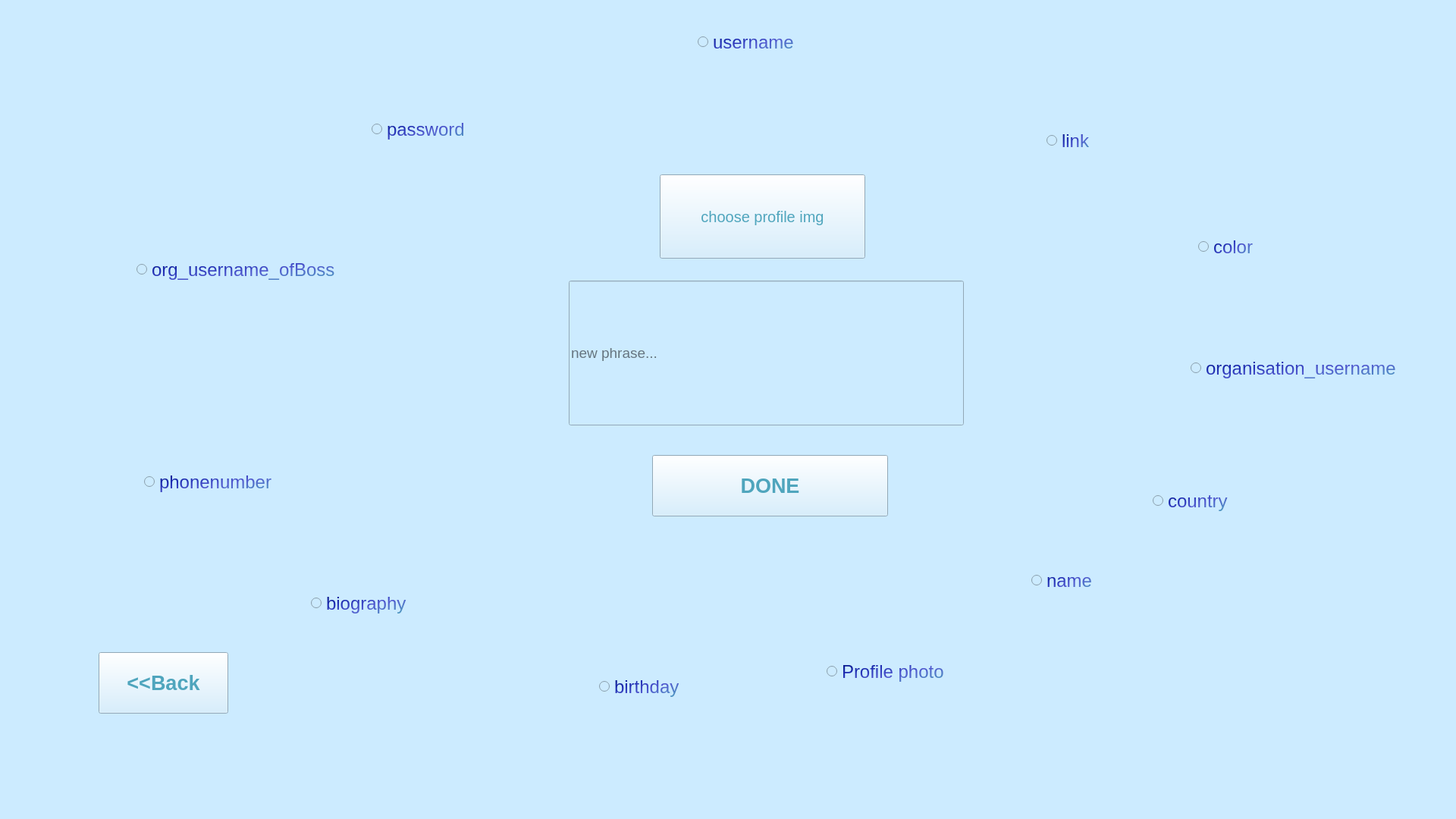
<?xml version="1.0" encoding="UTF-8"?>
<ui version="4.0">
 <class>profile</class>
 <widget class="QWidget" name="profile">
  <property name="geometry">
   <rect>
    <x>0</x>
    <y>0</y>
    <width>1920</width>
    <height>1080</height>
   </rect>
  </property>
  <property name="windowTitle">
   <string>profile</string>
  </property>
  <property name="styleSheet">
   <string notr="true">background-color:
rgb(204, 235, 255)</string>
  </property>
  <widget class="QRadioButton" name="radioButton">
   <property name="geometry">
    <rect>
     <x>1520</x>
     <y>620</y>
     <width>251</width>
     <height>81</height>
    </rect>
   </property>
   <property name="font">
    <font>
     <pointsize>18</pointsize>
    </font>
   </property>
   <property name="styleSheet">
    <string notr="true">color:qlineargradient(spread:pad, x1:0, y1:0, x2:1, y2:1, stop:0 rgba(0, 19, 124, 255), stop:0.295775 rgba(29, 44, 177, 255), stop:0.591549 rgba(80, 89, 207, 255), stop:1 rgba(79, 165, 189, 255))</string>
   </property>
   <property name="text">
    <string>country</string>
   </property>
  </widget>
  <widget class="QRadioButton" name="radioButton_2">
   <property name="geometry">
    <rect>
     <x>180</x>
     <y>320</y>
     <width>331</width>
     <height>71</height>
    </rect>
   </property>
   <property name="font">
    <font>
     <pointsize>18</pointsize>
    </font>
   </property>
   <property name="styleSheet">
    <string notr="true">color:qlineargradient(spread:pad, x1:0, y1:0, x2:1, y2:1, stop:0 rgba(0, 19, 124, 255), stop:0.295775 rgba(29, 44, 177, 255), stop:0.591549 rgba(80, 89, 207, 255), stop:1 rgba(79, 165, 189, 255))</string>
   </property>
   <property name="text">
    <string>org_username_ofBoss</string>
   </property>
  </widget>
  <widget class="QRadioButton" name="radioButton_3">
   <property name="geometry">
    <rect>
     <x>920</x>
     <y>20</y>
     <width>251</width>
     <height>71</height>
    </rect>
   </property>
   <property name="font">
    <font>
     <pointsize>18</pointsize>
    </font>
   </property>
   <property name="styleSheet">
    <string notr="true">color:qlineargradient(spread:pad, x1:0, y1:0, x2:1, y2:1, stop:0 rgba(0, 19, 124, 255), stop:0.295775 rgba(29, 44, 177, 255), stop:0.591549 rgba(80, 89, 207, 255), stop:1 rgba(79, 165, 189, 255))
</string>
   </property>
   <property name="text">
    <string>username</string>
   </property>
  </widget>
  <widget class="QRadioButton" name="radioButton_4">
   <property name="geometry">
    <rect>
     <x>490</x>
     <y>140</y>
     <width>271</width>
     <height>61</height>
    </rect>
   </property>
   <property name="font">
    <font>
     <pointsize>18</pointsize>
    </font>
   </property>
   <property name="styleSheet">
    <string notr="true">color:qlineargradient(spread:pad, x1:0, y1:0, x2:1, y2:1, stop:0 rgba(0, 19, 124, 255), stop:0.295775 rgba(29, 44, 177, 255), stop:0.591549 rgba(80, 89, 207, 255), stop:1 rgba(79, 165, 189, 255))</string>
   </property>
   <property name="text">
    <string>password</string>
   </property>
  </widget>
  <widget class="QPushButton" name="pushButton">
   <property name="geometry">
    <rect>
     <x>860</x>
     <y>600</y>
     <width>311</width>
     <height>81</height>
    </rect>
   </property>
   <property name="font">
    <font>
     <pointsize>20</pointsize>
     <bold>true</bold>
    </font>
   </property>
   <property name="autoFillBackground">
    <bool>false</bool>
   </property>
   <property name="styleSheet">
    <string notr="true">color : 
qlineargradient(spread:pad, x1:0, y1:0, x2:1, y2:1, stop:0 rgba(0, 19, 124, 255), stop:0.295775 rgba(29, 44, 177, 255), stop:0.591549 rgba(80, 89, 207, 255), stop:1 rgba(79, 165, 189, 255))</string>
   </property>
   <property name="text">
    <string>DONE</string>
   </property>
  </widget>
  <widget class="QLineEdit" name="lineEdit">
   <property name="geometry">
    <rect>
     <x>750</x>
     <y>370</y>
     <width>521</width>
     <height>191</height>
    </rect>
   </property>
   <property name="font">
    <font>
     <pointsize>14</pointsize>
    </font>
   </property>
   <property name="placeholderText">
    <string>new phrase...</string>
   </property>
  </widget>
  <widget class="QRadioButton" name="radioButton_5">
   <property name="geometry">
    <rect>
     <x>190</x>
     <y>600</y>
     <width>261</width>
     <height>71</height>
    </rect>
   </property>
   <property name="font">
    <font>
     <pointsize>18</pointsize>
    </font>
   </property>
   <property name="styleSheet">
    <string notr="true">color:qlineargradient(spread:pad, x1:0, y1:0, x2:1, y2:1, stop:0 rgba(0, 19, 124, 255), stop:0.295775 rgba(29, 44, 177, 255), stop:0.591549 rgba(80, 89, 207, 255), stop:1 rgba(79, 165, 189, 255))</string>
   </property>
   <property name="text">
    <string>phonenumber</string>
   </property>
  </widget>
  <widget class="QRadioButton" name="radioButton_6">
   <property name="geometry">
    <rect>
     <x>410</x>
     <y>760</y>
     <width>261</width>
     <height>71</height>
    </rect>
   </property>
   <property name="font">
    <font>
     <pointsize>18</pointsize>
    </font>
   </property>
   <property name="styleSheet">
    <string notr="true">color:qlineargradient(spread:pad, x1:0, y1:0, x2:1, y2:1, stop:0 rgba(0, 19, 124, 255), stop:0.295775 rgba(29, 44, 177, 255), stop:0.591549 rgba(80, 89, 207, 255), stop:1 rgba(79, 165, 189, 255))</string>
   </property>
   <property name="text">
    <string>biography</string>
   </property>
  </widget>
  <widget class="QRadioButton" name="radioButton_7">
   <property name="geometry">
    <rect>
     <x>790</x>
     <y>870</y>
     <width>261</width>
     <height>71</height>
    </rect>
   </property>
   <property name="font">
    <font>
     <pointsize>18</pointsize>
    </font>
   </property>
   <property name="styleSheet">
    <string notr="true">color:qlineargradient(spread:pad, x1:0, y1:0, x2:1, y2:1, stop:0 rgba(0, 19, 124, 255), stop:0.295775 rgba(29, 44, 177, 255), stop:0.591549 rgba(80, 89, 207, 255), stop:1 rgba(79, 165, 189, 255))</string>
   </property>
   <property name="text">
    <string>birthday</string>
   </property>
  </widget>
  <widget class="QRadioButton" name="radioButton_8">
   <property name="geometry">
    <rect>
     <x>1580</x>
     <y>290</y>
     <width>261</width>
     <height>71</height>
    </rect>
   </property>
   <property name="font">
    <font>
     <pointsize>18</pointsize>
    </font>
   </property>
   <property name="styleSheet">
    <string notr="true">color:qlineargradient(spread:pad, x1:0, y1:0, x2:1, y2:1, stop:0 rgba(0, 19, 124, 255), stop:0.295775 rgba(29, 44, 177, 255), stop:0.591549 rgba(80, 89, 207, 255), stop:1 rgba(79, 165, 189, 255))</string>
   </property>
   <property name="text">
    <string>color</string>
   </property>
  </widget>
  <widget class="QRadioButton" name="radioButton_9">
   <property name="geometry">
    <rect>
     <x>1360</x>
     <y>730</y>
     <width>261</width>
     <height>71</height>
    </rect>
   </property>
   <property name="font">
    <font>
     <pointsize>18</pointsize>
    </font>
   </property>
   <property name="styleSheet">
    <string notr="true">color:qlineargradient(spread:pad, x1:0, y1:0, x2:1, y2:1, stop:0 rgba(0, 19, 124, 255), stop:0.295775 rgba(29, 44, 177, 255), stop:0.591549 rgba(80, 89, 207, 255), stop:1 rgba(79, 165, 189, 255))</string>
   </property>
   <property name="text">
    <string>name</string>
   </property>
  </widget>
  <widget class="QRadioButton" name="radioButton_10">
   <property name="geometry">
    <rect>
     <x>1380</x>
     <y>150</y>
     <width>261</width>
     <height>71</height>
    </rect>
   </property>
   <property name="font">
    <font>
     <pointsize>18</pointsize>
    </font>
   </property>
   <property name="styleSheet">
    <string notr="true">color:qlineargradient(spread:pad, x1:0, y1:0, x2:1, y2:1, stop:0 rgba(0, 19, 124, 255), stop:0.295775 rgba(29, 44, 177, 255), stop:0.591549 rgba(80, 89, 207, 255), stop:1 rgba(79, 165, 189, 255))</string>
   </property>
   <property name="text">
    <string>link</string>
   </property>
  </widget>
  <widget class="QPushButton" name="pushButton_2">
   <property name="geometry">
    <rect>
     <x>870</x>
     <y>230</y>
     <width>271</width>
     <height>111</height>
    </rect>
   </property>
   <property name="font">
    <font>
     <pointsize>15</pointsize>
    </font>
   </property>
   <property name="styleSheet">
    <string notr="true">color:qlineargradient(spread:pad, x1:0, y1:0, x2:1, y2:1, stop:0 rgba(0, 19, 124, 255), stop:0.295775 rgba(29, 44, 177, 255), stop:0.591549 rgba(80, 89, 207, 255), stop:1 rgba(79, 165, 189, 255))</string>
   </property>
   <property name="text">
    <string>choose profile img</string>
   </property>
  </widget>
  <widget class="QRadioButton" name="radioButton_11">
   <property name="geometry">
    <rect>
     <x>1090</x>
     <y>850</y>
     <width>251</width>
     <height>71</height>
    </rect>
   </property>
   <property name="font">
    <font>
     <pointsize>18</pointsize>
    </font>
   </property>
   <property name="styleSheet">
    <string notr="true">color:qlineargradient(spread:pad, x1:0, y1:0, x2:1, y2:1, stop:0 rgba(0, 19, 124, 255), stop:0.295775 rgba(29, 44, 177, 255), stop:0.591549 rgba(80, 89, 207, 255), stop:1 rgba(79, 165, 189, 255))
</string>
   </property>
   <property name="text">
    <string>Profile photo</string>
   </property>
  </widget>
  <widget class="QPushButton" name="pushButton_3">
   <property name="geometry">
    <rect>
     <x>130</x>
     <y>860</y>
     <width>171</width>
     <height>81</height>
    </rect>
   </property>
   <property name="font">
    <font>
     <pointsize>20</pointsize>
     <bold>true</bold>
    </font>
   </property>
   <property name="styleSheet">
    <string notr="true">color:qlineargradient(spread:pad, x1:0, y1:0, x2:1, y2:1, stop:0 rgba(0, 19, 124, 255), stop:0.295775 rgba(29, 44, 177, 255), stop:0.591549 rgba(80, 89, 207, 255), stop:1 rgba(79, 165, 189, 255))</string>
   </property>
   <property name="text">
    <string>&lt;&lt;Back</string>
   </property>
  </widget>
  <widget class="QRadioButton" name="radioButton_12">
   <property name="geometry">
    <rect>
     <x>1570</x>
     <y>450</y>
     <width>331</width>
     <height>71</height>
    </rect>
   </property>
   <property name="font">
    <font>
     <pointsize>18</pointsize>
    </font>
   </property>
   <property name="styleSheet">
    <string notr="true">color:qlineargradient(spread:pad, x1:0, y1:0, x2:1, y2:1, stop:0 rgba(0, 19, 124, 255), stop:0.295775 rgba(29, 44, 177, 255), stop:0.591549 rgba(80, 89, 207, 255), stop:1 rgba(79, 165, 189, 255))</string>
   </property>
   <property name="text">
    <string>organisation_username</string>
   </property>
  </widget>
 </widget>
 <resources/>
 <connections/>
</ui>
